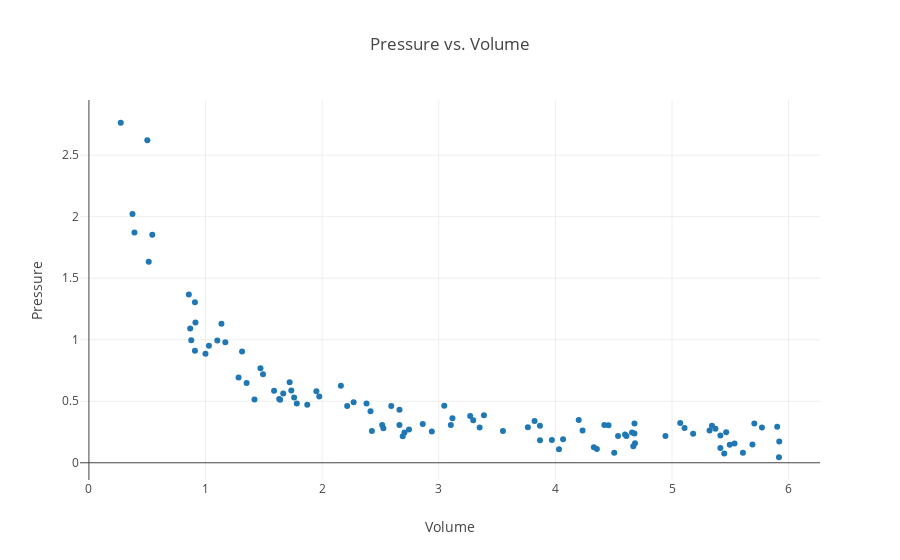

The cell this chart's notebook holds for it:
### Code cell
# Imports.
import plotly.offline as py
from plotly.offline import init_notebook_mode, iplot
import plotly.graph_objs as go
import numpy as np

# Initialize plotly for Jupyter notebooks.
init_notebook_mode(connected=True)

# Initialize data sets.
gx = []
gy = []

# Constant multiple in Boyle's Law.
k = 1

# Boyle's Law is technically PV = k, where k is constant for that specific system, (It varies between systems.)
# and P1V1 = P2V2 is only a result of this relationship. Students do not learn this however.
# For simplicity k is set to 1.

# Standard deviation. Arbitrary value.
sd = 0.15

# Randomly generate data based on user defined volume and number of trials.
for i in range(0, N):
    temp = np.random.random_sample() * volume
    
    # Prevent large outliers. The limit is arbitrary, it is just so the graph looks nice.
    limit = np.random.random_sample() + 1
    while(k/temp > volume/limit):
        temp = np.random.random_sample() * volume
    
    outputx = np.random.uniform(temp-sd, temp+sd)
    outputy = np.random.uniform((k/temp)-sd, (k/temp)+sd)
    
    gx.append(outputx)
    gy.append(outputy)
    

# Create a trace.
trace = go.Scatter(
    x = gx,
    y = gy,
    mode = 'markers'
)

# Label the graph.
templayout = go.Layout(
    title = 'Pressure vs. Volume',
    xaxis = dict(title='Volume'),
    yaxis = dict(title='Pressure')
)

# Plot graph
tempdata = [trace]
fig = go.Figure(data = tempdata, layout = templayout)
py.iplot(fig, filename='basic-scatter')

### Figure 1 — Plotly figure (JSON) as saved in the notebook; plotly's stock layout.template omitted (floating-point values rounded to 4 significant figures)
{"data": [{"mode": "markers", "type": "scatter", "uid": "af47fc2c-8462-11e8-88c0-6476ba956910", "x": [4.356, 5.608, 1.632, 4.678, 4.597, 2.863, 4.537, 3.764, 0.8569, 3.822, 2.706, 1.588, 5.536, 4.031, 1.352, 2.663, 5.917, 2.38, 5.69, 5.902, 4.066, 3.868, 2.215, 1.666, 3.269, 4.944, 2.415, 1.471, 4.683, 0.9091, 4.678, 1.783, 2.745, 2.525, 0.3737, 1.313, 1.493, 5.107, 0.5435, 5.372, 4.505, 5.465, 4.42, 1.721, 5.322, 1.975, 1.951, 5.181, 1.42, 2.593, 2.426, 2.515, 1.17, 5.495, 4.233, 4.33, 2.663, 5.706, 3.55, 5.071, 4.2, 5.92, 4.657, 3.295, 5.771, 0.9092, 3.047, 3.867, 2.691, 1.872, 3.387, 3.97, 0.9995, 1.64, 2.161, 1.76, 0.501, 1.736, 5.343, 5.448, 3.351, 4.609, 4.668, 5.415, 3.117, 0.9135, 0.8778, 2.94, 1.029, 0.273, 0.513, 5.415, 4.455, 1.136, 0.3907, 1.101, 0.8684, 2.27, 3.104, 1.283], "y": [0.1114, 0.08129, 0.5185, 0.3191, 0.2306, 0.3151, 0.2167, 0.2897, 1.367, 0.3396, 0.2457, 0.5844, 0.1568, 0.1105, 0.6484, 0.3077, 0.04498, 0.4822, 0.1489, 0.2929, 0.1912, 0.1837, 0.4605, 0.5622, 0.3797, 0.2186, 0.4193, 0.7692, 0.1581, 1.304, 0.2385, 0.4825, 0.2696, 0.2802, 2.021, 0.9052, 0.7193, 0.2827, 1.854, 0.2761, 0.08081, 0.2479, 0.3064, 0.6541, 0.2623, 0.5392, 0.5823, 0.2362, 0.515, 0.462, 0.2586, 0.3064, 0.9797, 0.1473, 0.2625, 0.1253, 0.4308, 0.32, 0.2581, 0.3239, 0.3468, 0.1721, 0.2464, 0.3464, 0.2859, 0.9111, 0.4629, 0.3001, 0.2149, 0.4722, 0.3857, 0.1847, 0.8852, 0.5133, 0.6264, 0.5309, 2.62, 0.5865, 0.3004, 0.07516, 0.287, 0.2177, 0.1353, 0.1193, 0.3615, 1.141, 0.9953, 0.2535, 0.9518, 2.764, 1.635, 0.222, 0.3044, 1.131, 1.872, 0.9935, 1.092, 0.4923, 0.3078, 0.6933]}], "layout": {"title": "Pressure vs. Volume", "xaxis": {"title": "Volume"}, "yaxis": {"title": "Pressure"}}}
